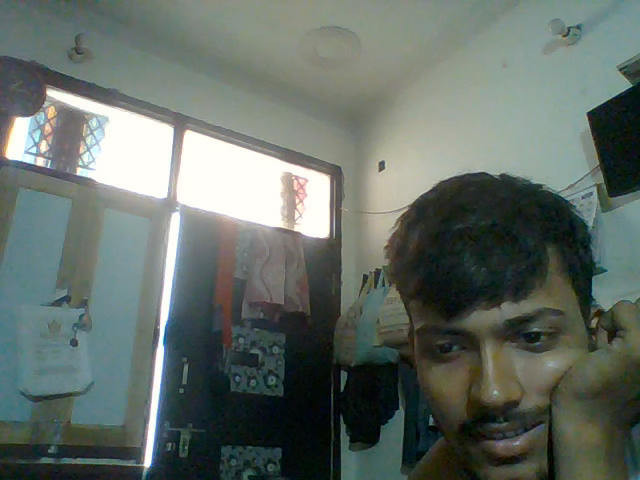
#> input picture frame 0 of recordings/int_a7d2d551_video.webm, 640 x 480 px, given in place of the camera
$ python collect_dataset.py --class-name Nervous
#> lines starting #> are read from the running program, lines starting #| are printed output that depends on the picture; after the words box and inside, x2 and y2 are one past the last pixel; in counts of white or black regions, pixels touching at a corner belong together
"""Consent-based webcam dataset collector for the exact three SmartHire classes.

Run from this directory with Python + OpenCV installed. It captures face crops
from the webcam and stores them under dataset/Nervous, dataset/Scared, or
 dataset/Confused based on an explicit annotator choice. This is a custom dataset
workflow; do not use it on people without consent.
"""
from pathlib import Path
import argparse, time, cv2

CLASSES = ["Nervous", "Scared", "Confused"]

def main():
    p = argparse.ArgumentParser()
    p.add_argument("--class-name", choices=CLASSES, required=True)
    p.add_argument("--count", type=int, default=200)
    p.add_argument("--out", default="../dataset")
    p.add_argument("--interval", type=float, default=0.20)
    args = p.parse_args()
    out = Path(args.out) / args.class_name
    out.mkdir(parents=True, exist_ok=True)
    cap = cv2.VideoCapture(0)
    if not cap.isOpened():
        raise SystemExit("Unable to open webcam")
    cascade = cv2.CascadeClassifier(cv2.data.haarcascades + "haarcascade_frontalface_default.xml")
    saved = 0
    last = 0.0
    print(f"Consent required. Capturing {args.class_name}; press ESC to stop.")
    try:
        while saved < args.count:
            ok, frame = cap.read()
#> frame is the input picture: shape (480, 640, 3); mean B, G, R 102.9, 109.5, 99.6
            if not ok:
                break
            gray = cv2.cvtColor(frame, cv2.COLOR_BGR2GRAY)
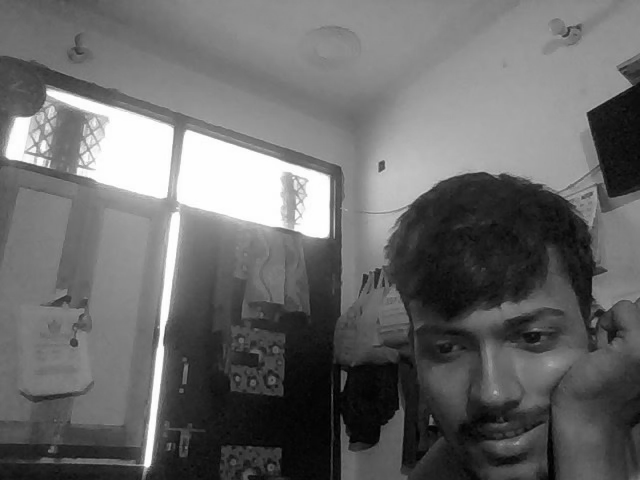
#> gray: shape (480, 640); min 0, max 255, mean 105.8
            faces = cascade.detectMultiScale(gray, 1.1, 5, minSize=(100, 100))
#> faces = ()
            if len(faces):
                x,y,w,h = max(faces, key=lambda r:r[2]*r[3])
                crop = frame[y:y+h, x:x+w]
                cv2.rectangle(frame,(x,y),(x+w,y+h),(0,255,0),2)
                now=time.time()
                if now-last >= args.interval:
                    path=out/f"{args.class_name.lower()}_{saved:05d}.jpg"
                    cv2.imwrite(str(path), crop)
                    saved += 1
                    last = now
            cv2.putText(frame, f"Class: {args.class_name} | {saved}/{args.count}", (20,40), cv2.FONT_HERSHEY_SIMPLEX, 0.8, (0,255,0), 2)
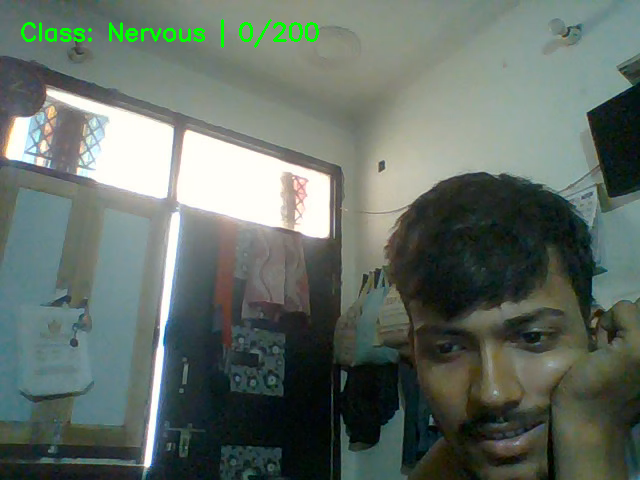
#> frame: shape (480, 640, 3); 0.63% of pixels changed, all inside (x1, y1, x2, y2) = (21, 19, 319, 48)
            cv2.imshow("SmartHire CNN Dataset Collector", frame)
            if cv2.waitKey(1) & 0xFF == 27:
#> (key Esc is pressed here)
                break
    finally:
        cap.release(); cv2.destroyAllWindows()
    print(f"Saved {saved} face crops to {out}")

if __name__ == "__main__":
    main()
